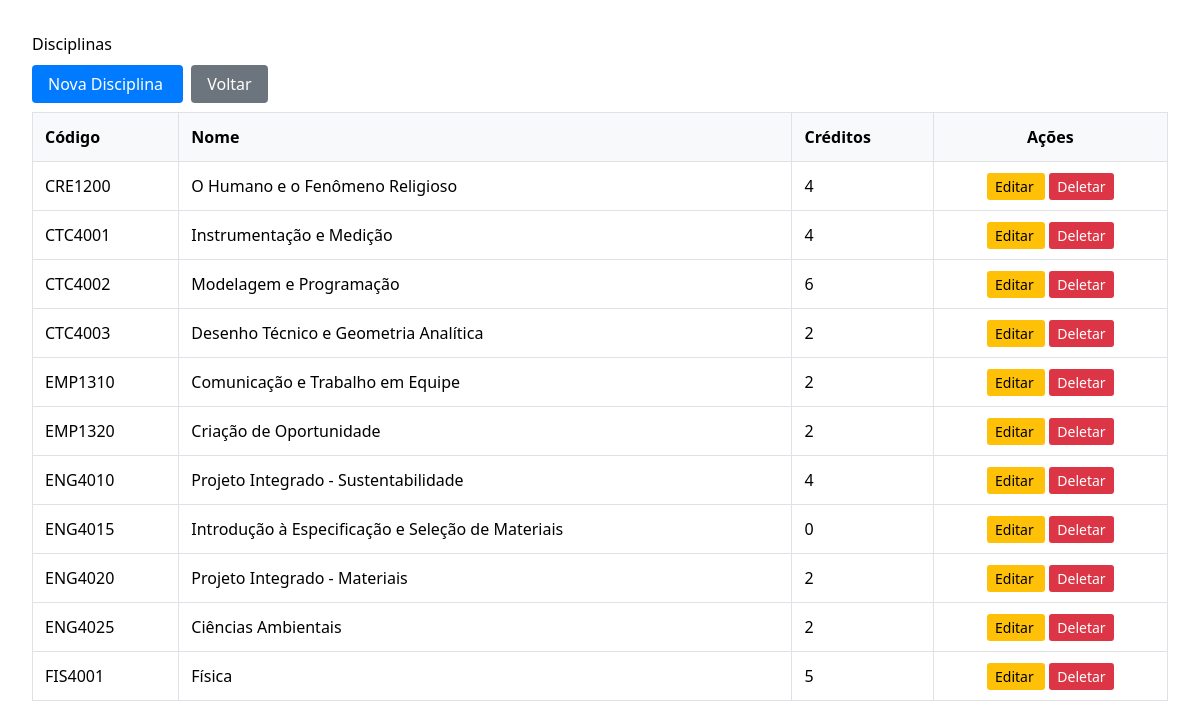
Page /disciplinas/ (signed in) on the earlier database version.
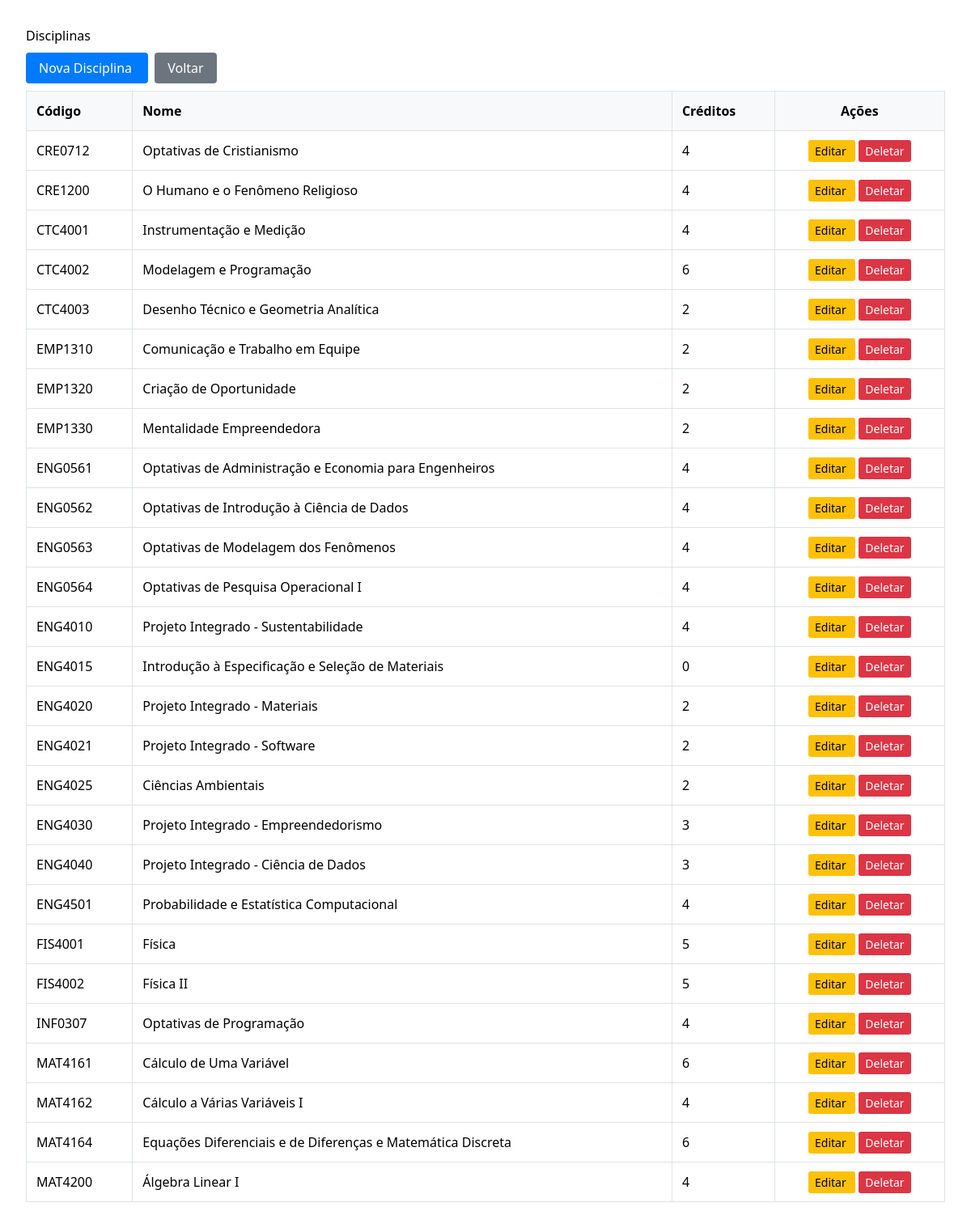
Same page on the later database version.
### appPUC_Planner/models.py (models this page shows, shortened)
class Course(models.Model):
	code = models.CharField("código", max_length=20, unique=True)
	name = models.CharField("nome", max_length=200)
	cursos = models.ManyToManyField(
		Curso,
		through="CursoDisciplina",
		related_name="disciplinas",
		blank=True,
		help_text="Selecione todos os cursos que incluem esta disciplina."
	)
	prerequisites = models.CharField(
		"pré-requisitos",
		max_length=500,
		blank=True,
		help_text="Códigos separados por vírgula, ex: 'MAT 4162, ENG 4010'",
	)
	corequisites = models.CharField(
		"co-requisitos",
		max_length=500,
		blank=True,
		help_text="Códigos separados por vírgula para co-requisitos, ex: 'CTC 4001, CTC 4002'",
	)
	credits = models.PositiveSmallIntegerField("créditos", default=0)
	syllabus_url = models.URLField(
		"link da ementa",
		blank=True,
		help_text="URL para a ementa oficial da disciplina.",
	)
	class Meta:
		verbose_name = "Disciplina"
		verbose_name_plural = "Disciplinas"
		ordering = ["code"]

### hello_world/core/views.py (the view)
# urls.py: path("disciplinas/", core_views.course_list, name="course_list"),
@login_required
def course_list(request):
    courses = Course.objects.all()
    return render(request, "courses/course_list.html", {"courses": courses})

### hello_world/templates/courses/course_list.html (shortened to what this page needs)
{% extends "base.html" %}
{% block content %}
<div style="padding: 2rem; max-width: 1200px; margin: 0 auto;">
    <h1>Disciplinas</h1>
    <div style="margin: 1rem 0;">
        <a href="{% url 'course_create' %}" style="padding: 0.5rem 1rem; background: #007bff; color: white; text-decoration: none; border-radius: 4px;">
            Nova Disciplina
        </a>
        <a href="{% url 'home' %}" style="padding: 0.5rem 1rem; background: #6c757d; color: white; text-decoration: none; border-radius: 4px; margin-left: 0.5rem;">
            Voltar
        </a>
    </div>
    {% if courses %}
        <table style="width: 100%; border-collapse: collapse; margin-top: 1rem;">
            <thead>
                <tr style="background: #f8f9fa;">
                    <th style="padding: 0.75rem; border: 1px solid #dee2e6; text-align: left;">Código</th>
                    <th style="padding: 0.75rem; border: 1px solid #dee2e6; text-align: left;">Nome</th>
                    <th style="padding: 0.75rem; border: 1px solid #dee2e6; text-align: left;">Créditos</th>
                    <th style="padding: 0.75rem; border: 1px solid #dee2e6; text-align: center;">Ações</th>
                </tr>
            </thead>
            <tbody>
                {% for course in courses %}
                    <tr>
                        <td style="padding: 0.75rem; border: 1px solid #dee2e6;">{{ course.code }}</td>
                        <td style="padding: 0.75rem; border: 1px solid #dee2e6;">{{ course.name }}</td>
                        <td style="padding: 0.75rem; border: 1px solid #dee2e6;">{{ course.credits }}</td>
                        <td style="padding: 0.75rem; border: 1px solid #dee2e6; text-align: center;">
                            <a href="{% url 'course_update' course.pk %}" style="padding: 0.25rem 0.5rem; background: #ffc107; color: black; text-decoration: none; border-radius: 3px; font-size: 0.875rem;">
                                Editar
                            </a>
                            <a href="{% url 'course_delete' course.pk %}" style="padding: 0.25rem 0.5rem; background: #dc3545; color: white; text-decoration: none; border-radius: 3px; font-size: 0.875rem; margin-left: 0.25rem;">
                                Deletar
                            </a>
                        </td>
                    </tr>
                {% endfor %}
            </tbody>
        </table>
    {% else %}
        <p style="margin-top: 2rem; color: #6c757d;">Nenhuma disciplina cadastrada.</p>
    {% endif %}
</div>
{% endblock %}

### hello_world/templates/base.html (shortened to what this page needs)
{% load static %}
<!DOCTYPE html>
<html lang="pt-BR">
<head>
    <script src="https://cdn.tailwindcss.com"></script>
    <link rel="stylesheet" href="https://cdnjs.cloudflare.com/ajax/libs/font-awesome/6.0.0-beta3/css/all.min.css">
    <link rel="stylesheet" href="{% static 'css/footer_common.css' %}">
</head>
<body>
    {% block content %}{% endblock %}
</body>
</html>

### hello_world/static/css/footer_common.css (style rules this page uses)
:root { --azul-puc: #030053; --cor-texto-footer: #ffffff; }

Differences in the rows shown:
added Course: code "CRE0712", name "Optativas de Cristianismo", credits "4"
added Course: code "EMP1330", name "Mentalidade Empreendedora", credits "2"
added Course: code "ENG0561", name "Optativas de Administração e Economia para Engenheiros", credits "4"
added Course: code "ENG0562", name "Optativas de Introdução à Ciência de Dados", credits "4"
added Course: code "ENG0563", name "Optativas de Modelagem dos Fenômenos", credits "4"
added Course: code "ENG0564", name "Optativas de Pesquisa Operacional I", credits "4"
added Course: code "ENG4021", name "Projeto Integrado - Software", credits "2"
added Course: code "ENG4030", name "Projeto Integrado - Empreendedorismo", credits "3"
added Course: code "ENG4040", name "Projeto Integrado - Ciência de Dados", credits "3"
added Course: code "ENG4501", name "Probabilidade e Estatística Computacional", credits "4"
added Course: code "FIS4002", name "Física II", credits "5"
added Course: code "INF0307", name "Optativas de Programação", credits "4"
added Course: code "MAT4161", name "Cálculo de Uma Variável", credits "6"
added Course: code "MAT4162", name "Cálculo a Várias Variáveis I", credits "4"
added Course: code "MAT4164", name "Equações Diferenciais e de Diferenças e Matemática Discreta", credits "6"
added Course: code "MAT4200", name "Álgebra Linear I", credits "4"
